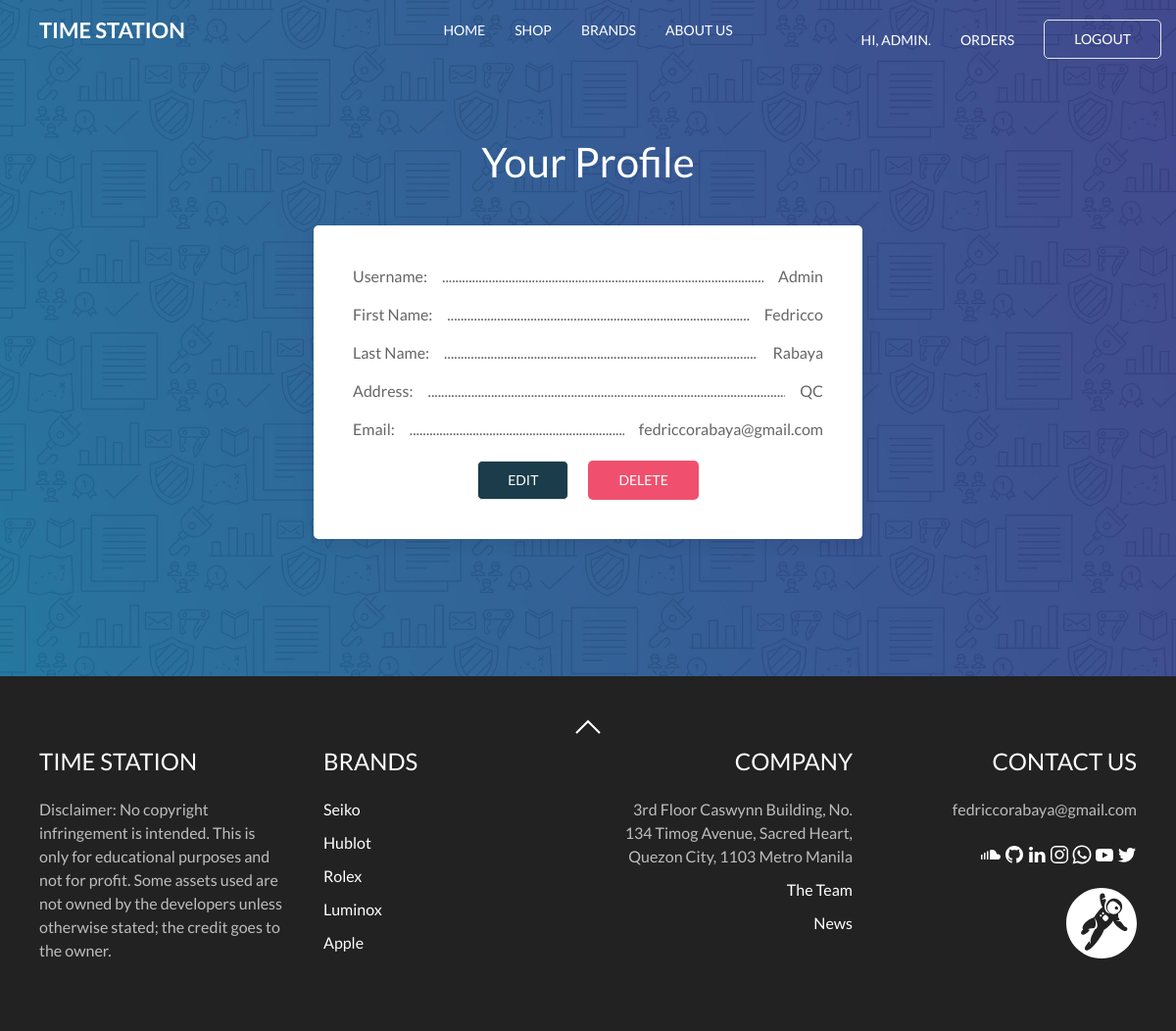
/userprofile.php (signed in), run on the app's committed database.
### tables this page shows
CREATE TABLE `accounts` (
  `id` int(11) NOT NULL,
  `name` varchar(255) NOT NULL,
  `username` varchar(255) NOT NULL,
  `email` varchar(255) NOT NULL,
  `password` varchar(255) NOT NULL,
  `type_id` int(11) NOT NULL,
  `last_name` varchar(255) NOT NULL,
  `address` varchar(255) NOT NULL
);

### userprofile.php (the view, shortened to what this page needs)
<?php
function display_content(){
	require 'connection.php';
	if (isset($_SESSION['username'])) {
	$user = $_SESSION['username'];
	$sql = "SELECT * FROM accounts WHERE username = '$user'";
	$result	= mysqli_query($conn,$sql);
	$row = mysqli_fetch_assoc($result);
	$id = $row['id'];
	$name = $row['name'];
	$lname = $row['last_name'];
	$address = $row['address'];
	$email = $row['email'];
	echo '<div class="uk-section uk-section-large profile">
    			<div class="uk-container">
			        <div class="uk-panel uk-light uk-margin-medium uk-text-center">
			            <h1>Your Profile</h1>
			        </div>
			        <div class="uk-grid-match uk-child-width-expand@m" uk-grid>
			            <div>
			                <div class="uk-card uk-card-default uk-card-body uk-width-1-2 uk-align-center uk-border-rounded">
			                	<div class="uk-grid-small" uk-grid>
									<div class="uk-width-expand" uk-leader>Username:</div>
									<div>'.$user.'</div>
								</div>
			                	<div class="uk-grid-small" uk-grid>
									<div class="uk-width-expand" uk-leader>First Name:</div>
									<div>'.$name.'</div>
								</div>
			                	<div class="uk-grid-small" uk-grid>
									<div class="uk-width-expand" uk-leader>Last Name:</div>
									<div>'.$lname.'</div>
								</div>
			                	<div class="uk-grid-small" uk-grid>
									<div class="uk-width-expand" uk-leader>Address:</div>
									<div>'.$address.'</div>
								</div>
			                	<div class="uk-grid-small" uk-grid>
									<div class="uk-width-expand" uk-leader>Email:</div>
									<div>'.$email.'</div>
								</div>
			                	<div class="uk-margin">';
			                echo '<div class="uk-container uk-text-center">';
			                echo "<a href='edituser.php?index=$id'><button class='uk-button uk-button-default uk-margin-right uk-border-rounded thiscolor heroWhite'>EDIT</button></a>";
			                echo "<a href='deleteuser.php?index=$id'><button class='uk-button uk-button-danger uk-border-rounded'>DELETE</button></a>";
			                echo '</div></div>
			                </div>
			            </div>
			        </div>
		    	</div>
		</div>';
	}
}
require "template.php";
?>

### assets/css/style.css (style rules this page uses)
* { margin: 0; padding: 0; box-sizing: border-box; font-family: 'Lato', sans-serif !important; }
.thiscolor { background: #1b3c4a !important; }
.profile { background-image: url("../images/back2.jpg"); background-position: center; background-repeat: no-repeat; background-size: cover; }
.heroWhite { color: white !important; }

### data on the page
accounts: name "Fedricco", last_name "Rabaya", address "QC", email "fedriccorabaya@gmail.com"

### other printed values
$username "ADMIN"
$user "Admin"
